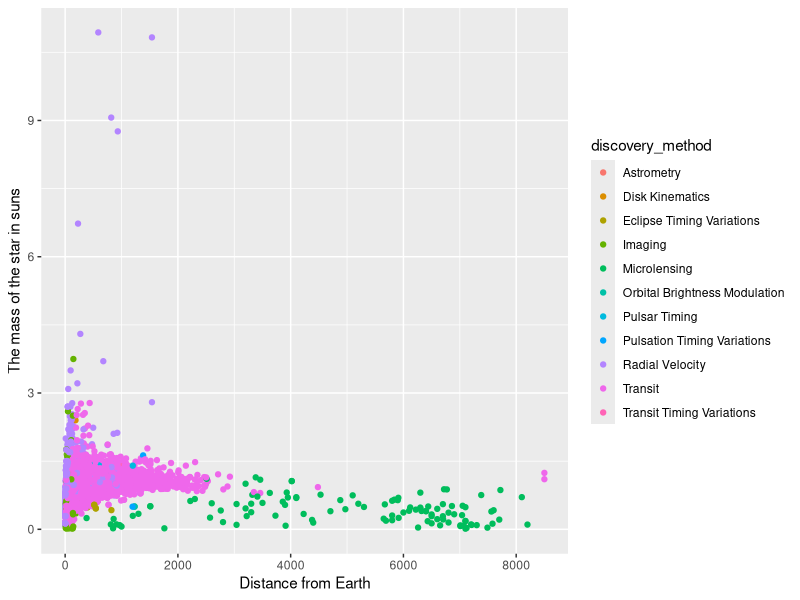
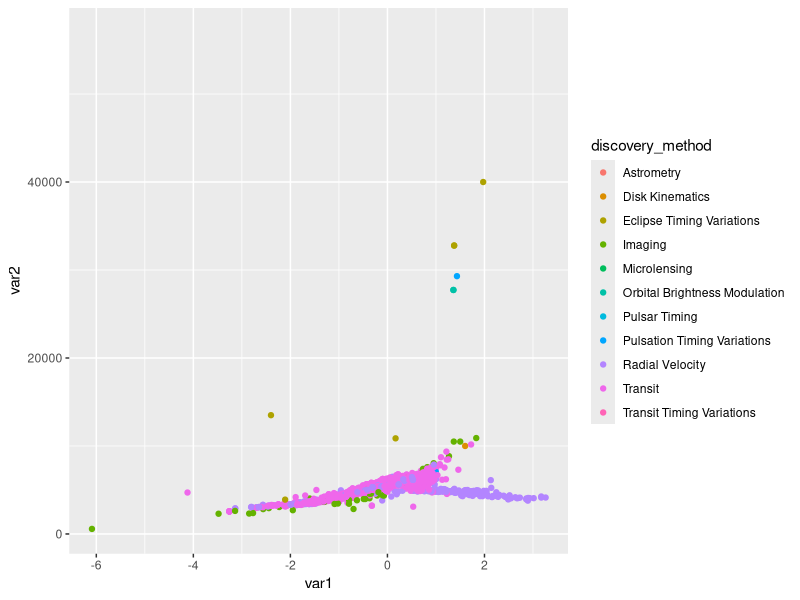

Recreate these plots in R, in order.
setwd("C:/Users/k1599153/OneDrive - King's College London/exoplanets")

#####
library(tidyverse)
exoplanets <- read_csv("exoplanets.csv")
view(exoplanets)

####Question 1####

number_of_records <- nrow(exoplanets)

#There are 4521 records in the dataframe

####Question 2####

column_names <- colnames(exoplanets)
print(column_names)

####Question 3####

mean_orbital_period <- mean(exoplanets$`planet_orbital_period_(days)`, na.rm = TRUE)
print(mean_orbital_period)
median_orbital_period <- median(exoplanets$`planet_orbital_period_(days)`, na.rm = TRUE)
print(median_orbital_period)

####Question 4####

top_discovery_method <- exoplanets %>% 
  count(discovery_method) %>%  
  arrange(desc(n))

popular_discovery_method <- top_n(top_discovery_method, 1)
print(popular_discovery_method)[1]

#Answer: Transit

####Question 5####

planet_mass <- exoplanets %>%
  filter(discovery_method == "Transit") %>%
  arrange(desc(`planet_mass_(earths)`))
view(planet_mass)

largest_mass <- top_n(planet_mass, 1, wt = planet_mass$`planet_mass_(earths)`)
print(largest_mass)

####Answer: K2-52 b 457000 earths

####Question 6####

exoplanets2 <- exoplanets %>% 
  filter(`planet_mass_(earths)` < 450000)

largest_mass2 <- top_n(exoplanets2, 1, wt = exoplanets2$`planet_mass_(earths)`)
print(largest_mass2)

#Answer: Kepler-840 b; mass = 43000 earths

####Question 7####

exoplanets2 %>% 
  ggplot(aes(x = `system_distance_from_earth_(pc)`, 
             y = `star_mass_(suns)`, 
             color = discovery_method)) +
  geom_jitter() +
  labs(x = "Distance from Earth", y = "The mass of the star in suns")

####Question 8####

scatterplot <- function(var1, var2) {
  exoplanets2 %>% 
    ggplot(aes(x = var1, 
               y = var2,
               color = discovery_method)) +
    geom_jitter()
}

scatterplot(exoplanets2$`star_luminosity_(abs)`, exoplanets2$`star_temp_(K)`)


